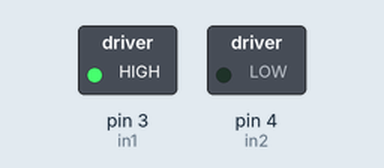
Bench run of a sketch on a simulated Arduino Uno, built with avr-gcc and run on an emulated ATmega328P. Parts: switched loads named in the sketch (green lamp = pin HIGH).

Above: at 0.1 s.
Timing chart, 0 to 1.6 s (numbered marks = the images above):
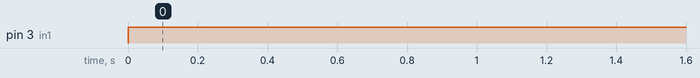

The sketch:

singleMotorDriver298.ino
```cpp
int in1=3;
int in2=4;

void setup() {
  // put your setup code here, to run once:
  pinMode(in1, OUTPUT);
  pinMode(in2, OUTPUT);
}

void loop() {
  // put your main code here, to run repeatedly:
  Serial.println("Rotating");
  digitalWrite(in1, HIGH);
  digitalWrite(in2, LOW);


}
```

Measured:
- by itself, pin 3 (in1): LOW → HIGH at 0.00 s
